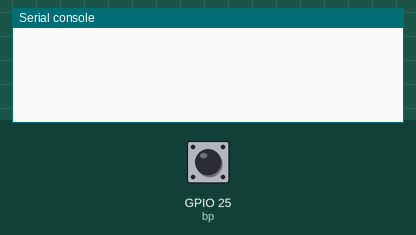
Simulated run of this program. Board: ESP32 board running MicroPython. Parts: the last lines printed to the serial console. The test bench sets the inputs (shaded band); at power-on: GPIO 25 (bp) HIGH.

Above: at 1.2 s.
1.3 s: GPIO 25 (bp) driven LOW
At 1.8 s:
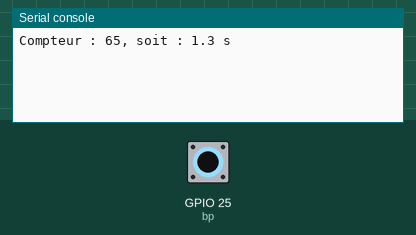
2.8 s: GPIO 25 (bp) pulsed HIGH 2 times (0.12 s each, 0.3 s apart)
At 4.1 s:
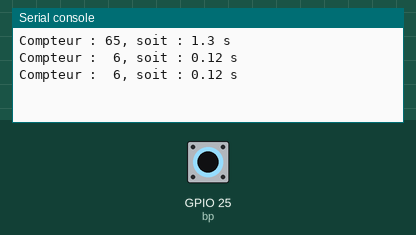

The program:

lecture-bp-temps-bloquant.py
```python
from machine import Pin
from time import sleep

bp = Pin(25, Pin.IN)
compt = 0

for t in range(5):           # on fait juste 5 cycles appui/relachement
    while not bp.value() :   # on attend l'appui sur le bp
        sleep(.02)           # on attend 20 ms, 50 boucles/s suffisant
    compt = 0
    while bp.value() :       # on attend l'appui sur le bp
        compt = compt + 1    # on incremente toutes les 20 ms
        sleep(.02)           # delai entre deux boucles
    print("Compteur : {0:2d}, soit : {1} s".format(compt, compt /50))
```

Measured:
- after the input at 1.3 s, the serial console: prints a new line at once (image 1)
- after the input at 2.8 s, the serial console: prints a new line after 0.12 s (image 2)
